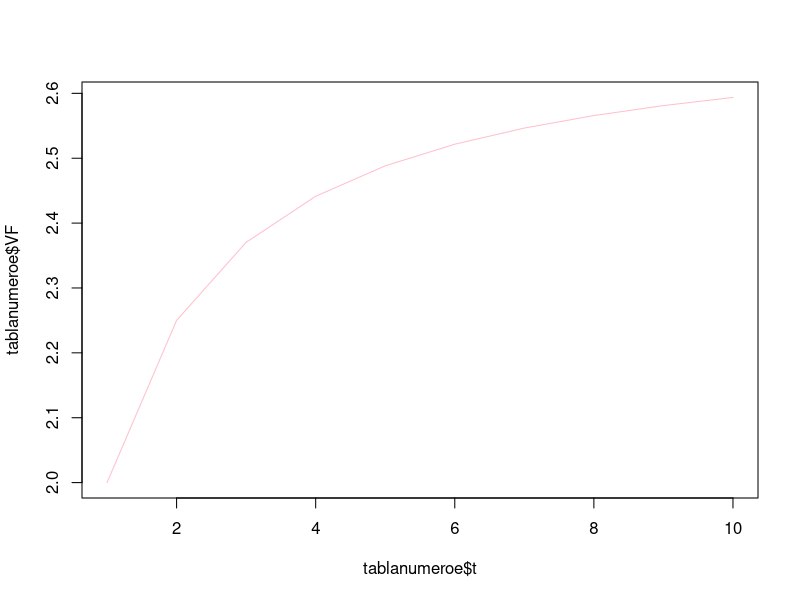

The R script that drew this image:
#Este es nuestro primer script de R en clase:
# Creamos un objeto numérico llamado a:
a<-5
A<-5
# Creamos un objeto numérico llamada A.2
A.2<-5
#Creamos un vector de números
vector1<-c(1,2,pi,10)
#Creamos un vector con una secuencia de números del 1 al 1000,000
t<-seq(1,100000)
# Creamos una secuencia de números ahora se incrementan en 0.02 unidades:
t2<-seq(from=1,to=10,by= 0.02)
#Creamos un objeto de una sala cadena de texto.
objetoTexto1="UMSNH"
#Creamos un vector con cadenas de texto:
vectorTexto1=c("FCCA","UMSNH","2024")
#Creamos un objeto tipo dataframe con los cálculos del número e:
#Creamos los objetos que serán insumos para el cálculo de VF:
VA=1
i=1
nTotal= 10
t=1:nTotal
tablanumeroe=data.frame(t=t,
  VF=VA*(1+(i/t))^t)
tablanumeroe
#Creamos un objeto tipo lista con la tabla del número e y algunos otros objetos:
ojbetolista1=list(tablaE=tablanumeroe,valorActual=VA,tasaInteres=i,
                  periodosSimulados=nTotal)
#ahora gráfico los valores de la tabla del número e:
plot(x=tablanumeroe$t,y=tablanumeroe$VF,type="l",col="pink")
